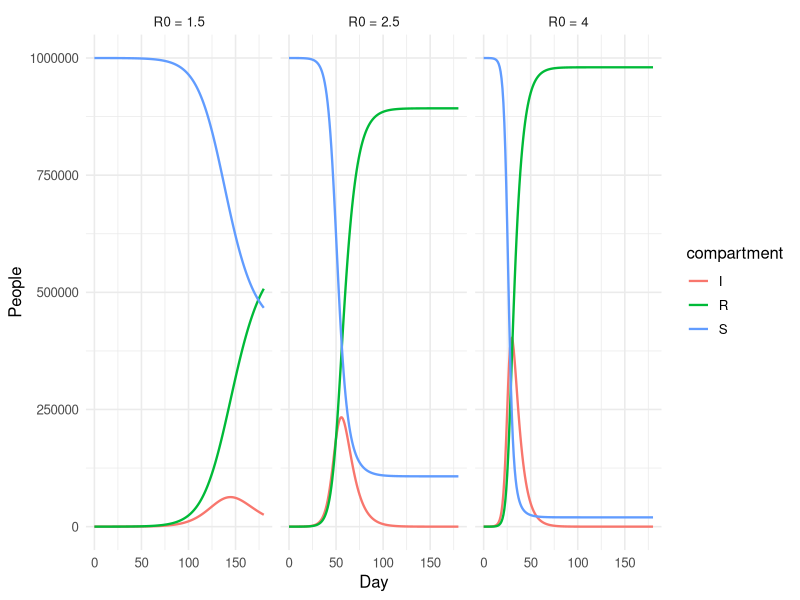

Here is the R script that generated this plot:
## ---- chunk 1
#| label: setup
library(tidyverse)
library(deSolve)
set.seed(42)
theme_set(theme_minimal(base_size = 12))
## ---- chunk 2
sir <- function(time, state, params) {
  with(as.list(c(state, params)), {
    N  <- S + I + R
    dS <- -beta * S * I / N
    dI <-  beta * S * I / N - gamma * I
    dR <-  gamma * I
    list(c(dS, dI, dR))
  })
}
## ---- chunk 3
run_sir <- function(R0, gamma = 1/7, days = 180, N = 1e6, I0 = 10) {
  params <- c(beta = R0 * gamma, gamma = gamma)
  state  <- c(S = N - I0, I = I0, R = 0)
  times  <- seq(0, days, by = 1)
  out <- as.data.frame(ode(state, times, sir, params))
  out$R0 <- R0
  out
}

trajectories <- bind_rows(
  run_sir(1.5), run_sir(2.5), run_sir(4.0)
) |>
  pivot_longer(c(S, I, R), names_to = "compartment", values_to = "n")
## ---- chunk 4
#| fig-width: 7.5
#| fig-height: 4.5
ggplot(trajectories, aes(time, n, colour = compartment)) +
  geom_line(linewidth = 0.8) +
  facet_wrap(~ R0, labeller = labeller(R0 = \(x) paste0("R0 = ", x))) +
  labs(x = "Day", y = "People")
## ---- chunk 5
trajectories |>
  filter(compartment == "I") |>
  group_by(R0) |>
  summarise(peak_I = max(n), peak_day = time[which.max(n)]) |>
  arrange(R0)
## ---- chunk 6
sessionInfo()
